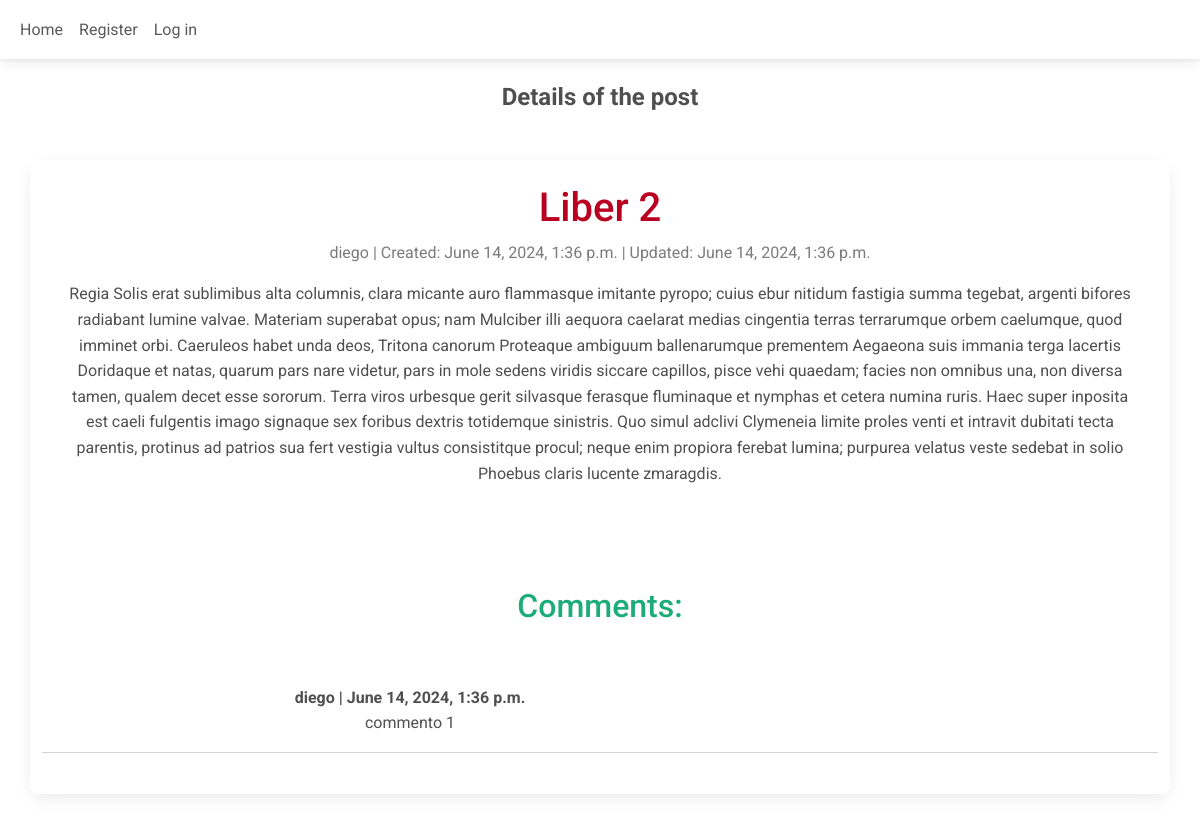
The page /Metamorphoseon/liber-2/ on the database its author committed.
### App/models.py (models this page shows, shortened)
class Post(models.Model):
    title = models.CharField(max_length=200)
    slug = models.SlugField(max_length=200)
    author = models.ForeignKey(User, on_delete=models.CASCADE, related_name="user_blog_posts")
    blog = models.ForeignKey(Blog, on_delete=models.CASCADE, related_name="blog_posts")
    created_on = models.DateTimeField(auto_now_add=True)
    updated_on = models.DateTimeField(auto_now=True)
    content = models.TextField()
    status = models.IntegerField(choices=STATUS, default=0)
    class Meta:
        constraints = [
            models.UniqueConstraint(fields=['blog', 'title'], name='unique_title_per_blog',
                                    violation_error_message="Title already used in this blog."),
            models.UniqueConstraint(fields=['blog', 'slug'], name='unique_slug_per_blog',
                                    violation_error_message="Slug already used in this blog."),
        ]

class Comment(models.Model):
    author = models.ForeignKey(User, on_delete=models.CASCADE, related_name="user_comments")
    post = models.ForeignKey(Post, on_delete=models.CASCADE, related_name="post_comments")
    created_on = models.DateTimeField(auto_now_add=True)
    updated_on = models.DateTimeField(auto_now=True)
    content = models.TextField()
    class Meta:
        ordering = ['-created_on']

### App/views.py (the view)
# urls.py: path('<str:blog_name>/<slug:slug>/', views.postDetails, name='post_details'),
def postDetails(request, blog_name, slug):
    blog = get_object_or_404(Blog, name=blog_name)
    post = get_object_or_404(Post, slug=slug, blog=blog)
    return render(request, 'post_detail.html', {"blog": blog, "post": post})

### App/templates/post_detail.html (shortened to what this page needs)
{% extends "base.html" %}
{% block title %} Details of the post {% endblock %}
{% block content %}
<div class="row">
  <div class="col-12 card">
    <div class="card-body">
      <h1 style="color:#BA0021">{{ post.title }}</h1>
      <p class=" text-muted">{{ post.author }} | Created: {{ post.created_on }} | Updated: {{post.updated_on }}</p>
      <p class="card-text">{{ post.content }}</p>
    </div>
    <br/><br/><br/>
    <h2 style="color: #1CAC78">Comments:</h2>
    <br/><br/>
    {% if not post.post_comments.all %}
      <h4>No comments yet, add one!</h4>
    {% else %}
      {% for comment in post.post_comments.all %}
        <article class="row row-cols-3 align-items-center" style="display:flex;">
          <div class="col col-8">
            <div><strong>{{ comment.author }} | {{ comment.updated_on }}</strong></div>
            <div>{{ comment.content }}</div>
          </div>
        </article>
        <hr>
      {% endfor %}
    {% endif %}
    <br/>
  </div>
</div>
{% endblock content %}

### rows shown on the page
Post: title "Liber 2", author "diego", created_on "June 14, 2024, 1:36 p.m.", updated_on "June 14, 2024, 1:36 p.m.", content "Regia Solis erat sublimibus alta columnis, clara micante auro flammasque imitante pyropo; cuius ebur nitidum fastigia summa tegebat, argenti bifores radiabant lumine valvae. Materiam superabat opus; nam Mulciber illi aequora caelarat medias cingentia terras terrarumque orbem caelumque, quod imminet orbi. Caeruleos habet unda deos, Tritona canorum Proteaque ambiguum ballenarumque prementem Aegaeona suis immania terga lacertis Doridaque et natas, quarum pars nare videtur, pars in mole sedens viridis siccare capillos, pisce vehi quaedam; facies non omnibus una, non diversa tamen, qualem decet esse sororum. Terra viros urbesque gerit silvasque ferasque fluminaque et nymphas et cetera numina…"
Comment: author "diego", updated_on "June 14, 2024, 1:36 p.m.", content "commento 1"
